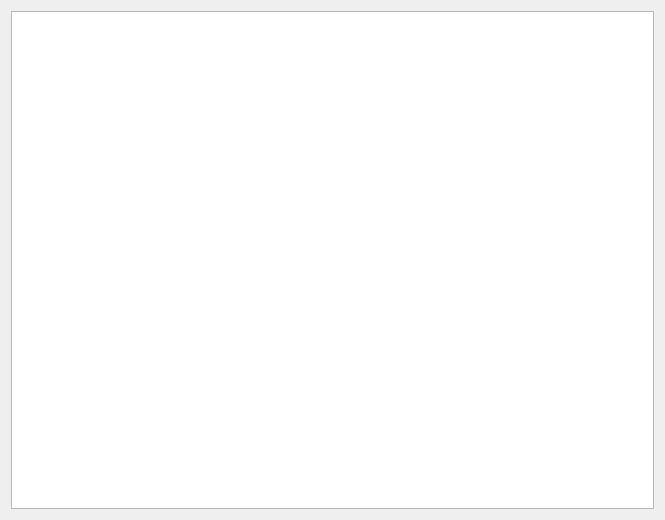
<?xml version="1.0" encoding="UTF-8"?>
<ui version="4.0">
 <class>TableInspector</class>
 <widget class="QDialog" name="TableInspector">
  <property name="geometry">
   <rect>
    <x>0</x>
    <y>0</y>
    <width>665</width>
    <height>520</height>
   </rect>
  </property>
  <property name="windowTitle">
   <string>Table Inspector</string>
  </property>
  <layout class="QVBoxLayout" name="verticalLayout">
   <item>
    <widget class="QTreeView" name="tv_table">
     <property name="editTriggers">
      <set>QAbstractItemView::CurrentChanged|QAbstractItemView::EditKeyPressed</set>
     </property>
     <property name="alternatingRowColors">
      <bool>true</bool>
     </property>
     <property name="selectionMode">
      <enum>QAbstractItemView::SingleSelection</enum>
     </property>
     <property name="selectionBehavior">
      <enum>QAbstractItemView::SelectItems</enum>
     </property>
    </widget>
   </item>
  </layout>
 </widget>
 <resources/>
 <connections/>
</ui>
